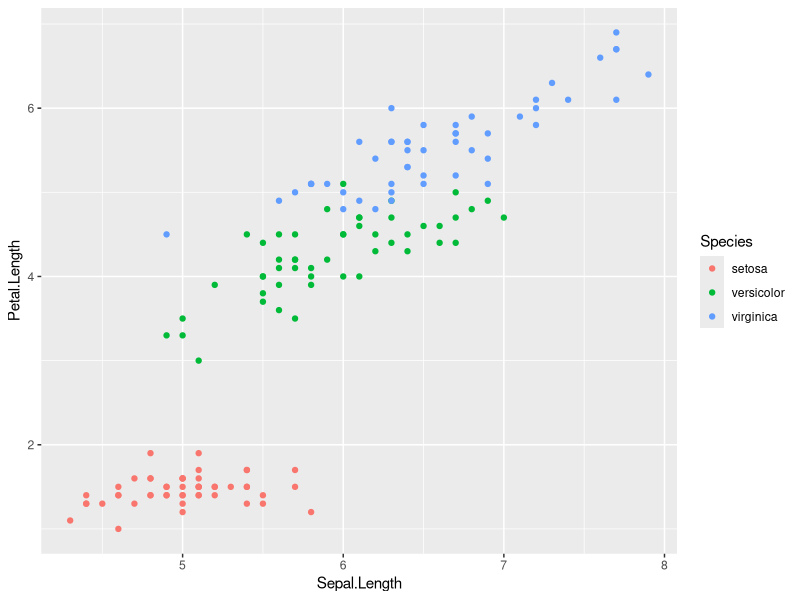
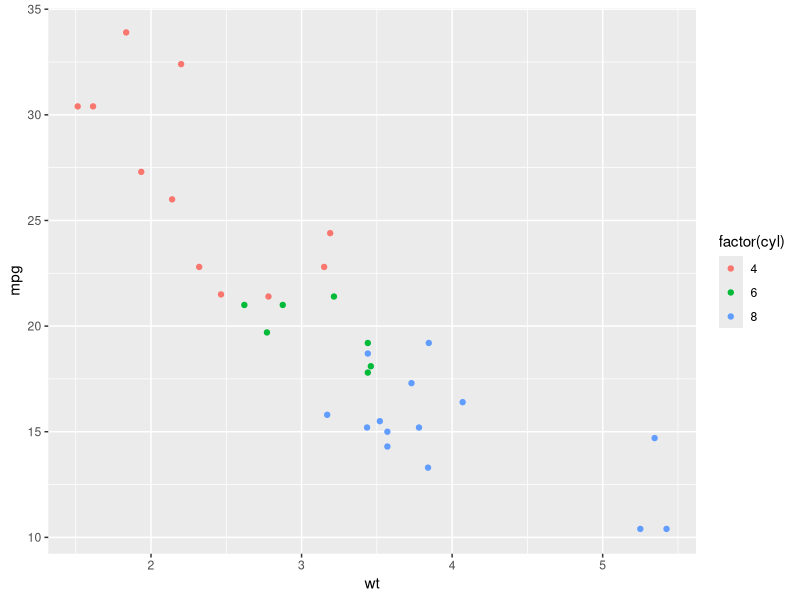
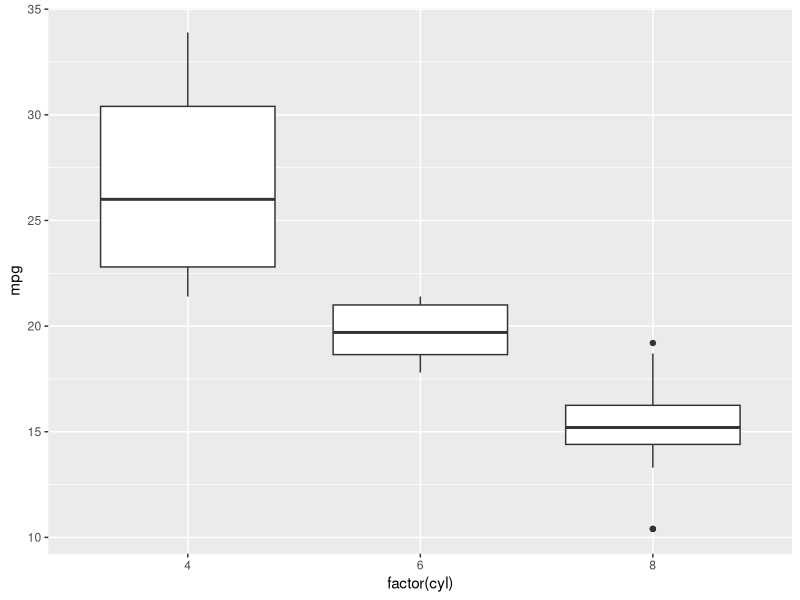

These charts were generated, in order, by the following R code:
## ---- chunk 1
library(knitr)
opts_chunk$set(echo = FALSE, comment = NA, warning = FALSE, message = 'hide')
## ---- chunk 2
library(ggplot2)
qplot(Sepal.Length, Petal.Length, data = iris, color = Species)
## ---- chunk 3
qplot(wt, mpg, data=mtcars, colour=factor(cyl))
## ---- chunk 4
qplot(factor(cyl), mpg, data = mtcars, geom = "boxplot")
## ---- chunk 5
library(xtable)
options(xtable.comment = FALSE)
options(xtable.booktabs = TRUE)
xtable(head(mtcars[,1:6]), caption = "First rows of mtcars")
